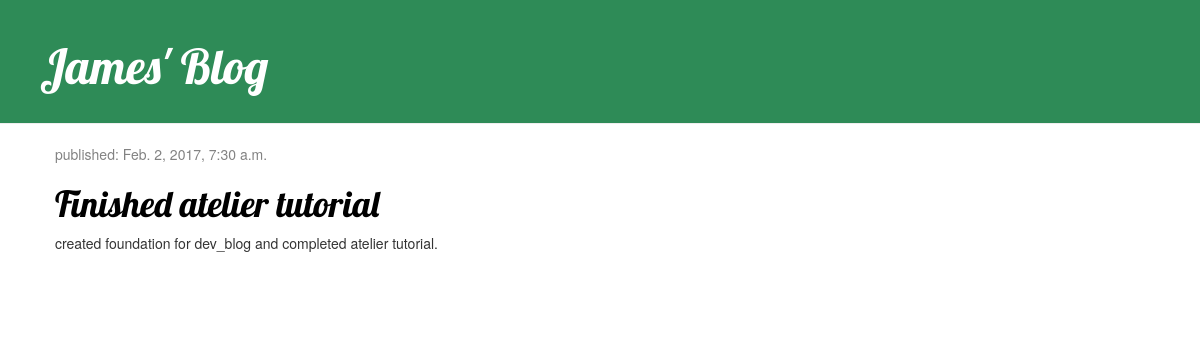
/dev_blog/, run on an earlier commit of the app's database.
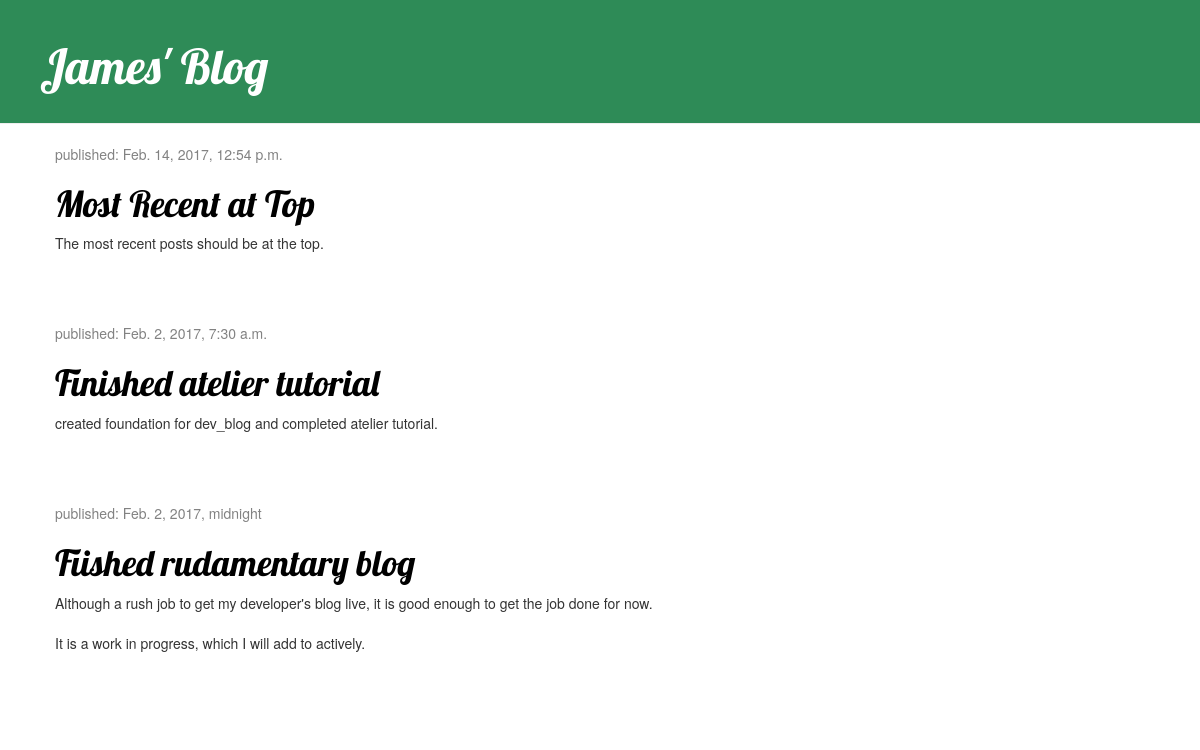
And on a later commit of the database.
### dev_blog/models.py (models this page shows, shortened)
class BlogPost(models.Model):
	author = models.ForeignKey('auth.User')
	title = models.CharField(max_length=200)
	text = models.TextField()
	created_date = models.DateTimeField(
		blank=True, null=True)
	published_date = models.DateTimeField(
		blank=True, null=True)

### dev_blog/views.py (the view)
def index(request):
	posts = BlogPost.objects.filter(published_date__lte=timezone.now()).order_by('published_date').reverse()
	return render(request, 'dev_blog/post_list.html', {'posts': posts})

### dev_blog/templates/dev_blog/post_list.html (shortened to what this page needs)
{% load staticfiles %}
<html>
    <head>
		<link rel="stylesheet" href="//maxcdn.bootstrapcdn.com/bootstrap/3.2.0/css/bootstrap.min.css">
		<link rel="stylesheet" href="//maxcdn.bootstrapcdn.com/bootstrap/3.2.0/css/bootstrap-theme.min.css">
		<link rel="stylesheet" href="{% static 'css/dev_blog.css' %}">
    </head>
    <body>
        <div class="page-header">
            <h1><a href="">James' Blog</a></h1>
        </div>
		<div class="content container">
    		<div class="row">
        		<div class="col-md-8">
            		{% for post in posts %}
                		<div class="post">
                    		<div class="date">
                        		<p>published: {{ post.published_date }}</p>
                    		</div>
                    		<h1><a href="">{{ post.title }}</a></h1>
                    		<p>{{ post.text|linebreaksbr }}</p>
                		</div>
            		{% endfor %}
        		</div>
    		</div>
		</div>
    </body>
</html>

What changed in the data, as far as the page shows it:
added BlogPost: published_date "Feb. 14, 2017, 12:54 p.m.", title "Most Recent at Top", text "The most recent posts should be at the top."
added BlogPost: published_date "Feb. 2, 2017, midnight", title "Fiished rudamentary blog", text "Although a rush job to get my developer's blog live, it is good enough to get the job done for now. It is a work in progress, which I will add to actively."
